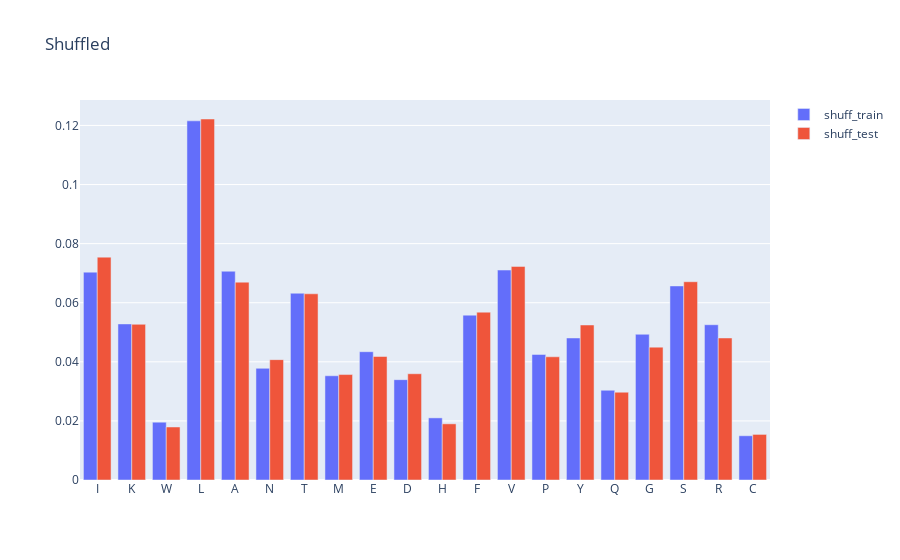
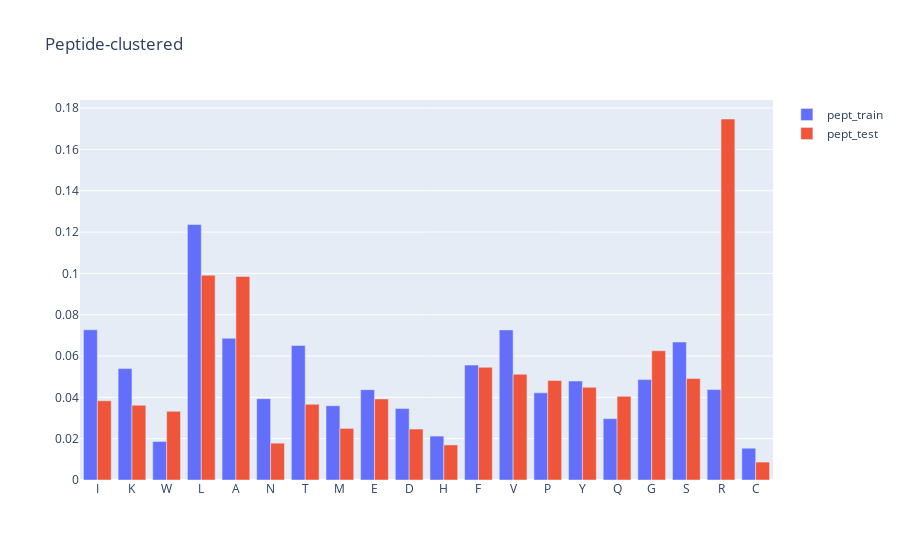
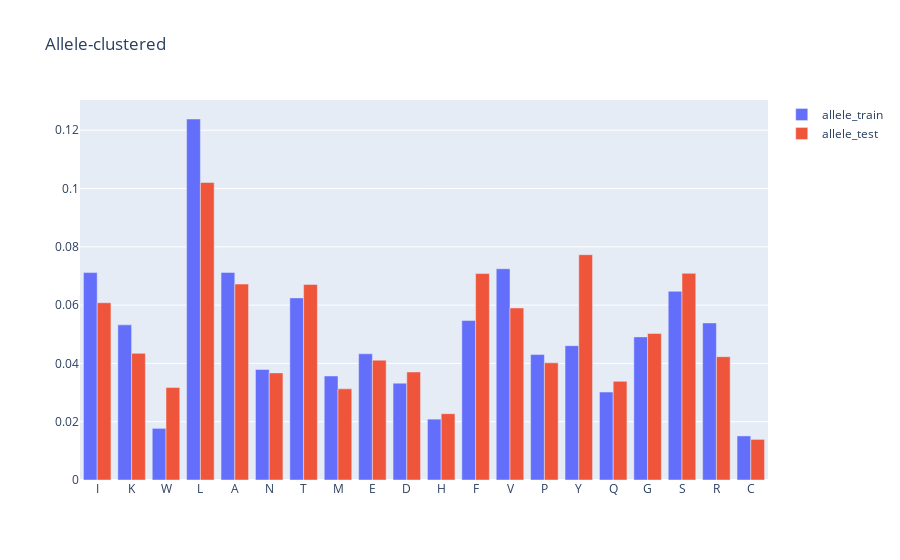

The code cell stored with these charts, in order, in its notebook:
### Code cell
def get_res_freq(df):
    count = Counter(('').join(set(df['peptide'])))
    freqs = {x: count[x]/sum(count.values()) for x in count }
    return(freqs)

def plot_freq_diff(freq_dicts, dicts_names, figname):
    fig = go.Figure()   
    for dset, name in zip(freq_dicts, dicts_names):
        x = list(dset.keys())
        y = list(dset.values())
        fig.add_trace(go.Bar(
            x=x,
            y=y,
            name=name,
        ))
    fig.update_layout(
        barmode="group",
        title_text=figname,
    )
    fig.show()

strain_freq = get_res_freq(strain_df)
stest_freq = get_res_freq(stest_df)
plot_freq_diff(freq_dicts=[strain_freq, stest_freq],
               dicts_names=['shuff_train', 'shuff_test'],
               figname='Shuffled')

ptrain_freq = get_res_freq(ptrain_df)
ptest_freq = get_res_freq(ptest_df)
plot_freq_diff(freq_dicts=[ptrain_freq, ptest_freq],
               dicts_names=['pept_train', 'pept_test'],
               figname='Peptide-clustered')

atrain_freq = get_res_freq(atrain_df)
atest_freq = get_res_freq(atest_df)
plot_freq_diff(freq_dicts=[atrain_freq, atest_freq],
               dicts_names=['allele_train', 'allele_test'],
               figname='Allele-clustered')

### Figure 1 — Plotly figure (JSON) as saved in the notebook; plotly's stock layout.template omitted (floating-point values rounded to 4 significant figures)
{"data": [{"name": "shuff_train", "type": "bar", "x": ["I", "K", "W", "L", "A", "N", "T", "M", "E", "D", "H", "F", "V", "P", "Y", "Q", "G", "S", "R", "C"], "y": [0.07035, 0.05283, 0.01956, 0.1216, 0.07066, 0.0378, 0.06321, 0.03528, 0.04343, 0.03396, 0.02102, 0.0558, 0.07106, 0.0425, 0.04807, 0.03037, 0.04932, 0.06569, 0.05255, 0.01498]}, {"name": "shuff_test", "type": "bar", "x": ["I", "P", "T", "V", "M", "A", "F", "H", "L", "K", "W", "N", "Y", "E", "Q", "G", "R", "D", "S", "C"], "y": [0.07543, 0.0417, 0.06302, 0.07229, 0.03569, 0.06696, 0.0568, 0.01901, 0.1222, 0.0527, 0.01794, 0.04074, 0.05246, 0.0418, 0.02972, 0.04497, 0.04807, 0.03596, 0.06711, 0.01543]}], "layout": {"barmode": "group", "title": {"text": "Shuffled"}}}

### Figure 2 — Plotly figure (JSON) as saved in the notebook; plotly's stock layout.template omitted (floating-point values rounded to 4 significant figures)
{"data": [{"name": "pept_train", "type": "bar", "x": ["I", "K", "W", "L", "A", "N", "T", "M", "E", "D", "H", "F", "V", "P", "Y", "Q", "G", "S", "R", "C"], "y": [0.07271, 0.05392, 0.01865, 0.1236, 0.0686, 0.03935, 0.06513, 0.03594, 0.04371, 0.03457, 0.02126, 0.05561, 0.07265, 0.04217, 0.04789, 0.0297, 0.0486, 0.06678, 0.04377, 0.01538]}, {"name": "pept_test", "type": "bar", "x": ["R", "G", "P", "A", "F", "V", "T", "I", "M", "H", "L", "K", "S", "N", "Q", "E", "W", "Y", "D", "C"], "y": [0.1747, 0.06257, 0.04816, 0.09853, 0.05457, 0.05121, 0.03665, 0.03833, 0.02497, 0.01698, 0.09911, 0.03617, 0.04911, 0.01782, 0.04048, 0.03922, 0.03323, 0.04485, 0.02466, 0.008675]}], "layout": {"barmode": "group", "title": {"text": "Peptide-clustered"}}}

### Figure 3 — Plotly figure (JSON) as saved in the notebook; plotly's stock layout.template omitted (floating-point values rounded to 4 significant figures)
{"data": [{"name": "allele_train", "type": "bar", "x": ["I", "K", "W", "L", "A", "N", "T", "M", "E", "D", "H", "F", "V", "P", "Y", "Q", "G", "S", "R", "C"], "y": [0.07115, 0.05323, 0.01772, 0.1239, 0.0712, 0.03791, 0.06248, 0.03569, 0.04331, 0.03323, 0.02088, 0.05471, 0.07247, 0.04304, 0.0461, 0.03017, 0.0491, 0.06473, 0.05389, 0.01512]}, {"name": "allele_test", "type": "bar", "x": ["R", "Y", "F", "K", "W", "D", "Q", "T", "S", "P", "A", "I", "V", "N", "M", "G", "L", "C", "E", "H"], "y": [0.04231, 0.0773, 0.07082, 0.04346, 0.03175, 0.03706, 0.03384, 0.0671, 0.0709, 0.0402, 0.06723, 0.06081, 0.05903, 0.03675, 0.03127, 0.05027, 0.1021, 0.01393, 0.04112, 0.02276]}], "layout": {"barmode": "group", "title": {"text": "Allele-clustered"}}}
